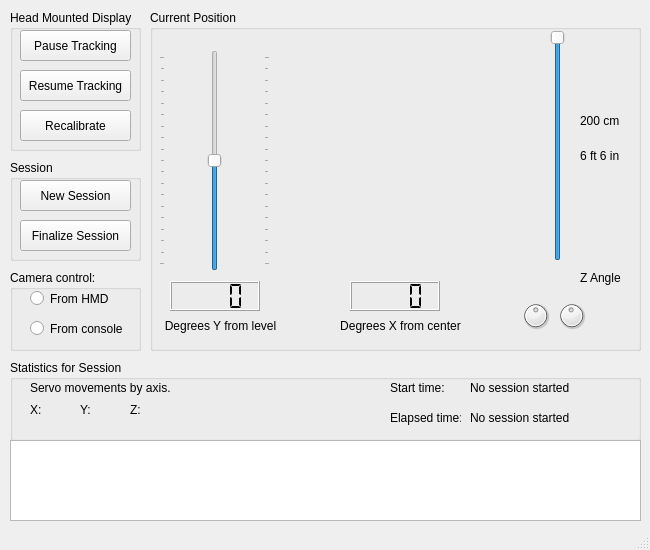
<?xml version="1.0" encoding="UTF-8"?>
<ui version="4.0">
 <author>Charles N. Burns</author>
 <class>MainWindow</class>
 <widget class="QMainWindow" name="MainWindow">
  <property name="geometry">
   <rect>
    <x>0</x>
    <y>0</y>
    <width>650</width>
    <height>550</height>
   </rect>
  </property>
  <property name="sizePolicy">
   <sizepolicy hsizetype="Preferred" vsizetype="Preferred">
    <horstretch>0</horstretch>
    <verstretch>0</verstretch>
   </sizepolicy>
  </property>
  <property name="windowTitle">
   <string>MainWindow</string>
  </property>
  <property name="iconSize">
   <size>
    <width>24</width>
    <height>24</height>
   </size>
  </property>
  <property name="documentMode">
   <bool>true</bool>
  </property>
  <widget class="QWidget" name="centralWidget">
   <widget class="QGroupBox" name="groupBoxCurrentPosition">
    <property name="geometry">
     <rect>
      <x>150</x>
      <y>10</y>
      <width>491</width>
      <height>341</height>
     </rect>
    </property>
    <property name="toolTip">
     <string>&lt;!DOCTYPE HTML PUBLIC &quot;-//W3C//DTD HTML 4.0//EN&quot; &quot;http://www.w3.org/TR/REC-html40/strict.dtd&quot;&gt;
&lt;html&gt;&lt;head&gt;&lt;meta name=&quot;qrichtext&quot; content=&quot;1&quot; /&gt;&lt;style type=&quot;text/css&quot;&gt;
p, li { white-space: pre-wrap; }
&lt;/style&gt;&lt;/head&gt;&lt;body style=&quot; font-family:'MS Shell Dlg 2'; font-size:8.25pt; font-weight:400; font-style:normal;&quot;&gt;
&lt;p style=&quot; margin-top:0px; margin-bottom:0px; margin-left:0px; margin-right:0px; -qt-block-indent:0; text-indent:0px;&quot;&gt;&lt;span style=&quot; font-weight:600;&quot;&gt;Current Position&lt;/span&gt;&lt;/p&gt;
&lt;p style=&quot;-qt-paragraph-type:empty; margin-top:0px; margin-bottom:0px; margin-left:0px; margin-right:0px; -qt-block-indent:0; text-indent:0px;&quot;&gt;&lt;/p&gt;
&lt;p style=&quot; margin-top:0px; margin-bottom:0px; margin-left:0px; margin-right:0px; -qt-block-indent:0; text-indent:0px;&quot;&gt;&lt;span style=&quot; font-style:italic; text-decoration: underline;&quot;&gt;In HMD Mode (see: Camera Control):&lt;/span&gt;&lt;/p&gt;
&lt;p style=&quot; margin-top:0px; margin-bottom:0px; margin-left:0px; margin-right:0px; -qt-block-indent:0; text-indent:0px;&quot;&gt;Displays the current position of the cameras.&lt;/p&gt;
&lt;p style=&quot;-qt-paragraph-type:empty; margin-top:0px; margin-bottom:0px; margin-left:0px; margin-right:0px; -qt-block-indent:0; text-indent:0px;&quot;&gt;&lt;/p&gt;
&lt;p style=&quot; margin-top:0px; margin-bottom:0px; margin-left:0px; margin-right:0px; -qt-block-indent:0; text-indent:0px;&quot;&gt;&lt;span style=&quot; font-style:italic; text-decoration: underline;&quot;&gt;In Console Mode &lt;/span&gt;&lt;span style=&quot; font-style:italic; text-decoration: underline;&quot;&gt;(see: Camera Control):&lt;/span&gt;&lt;/p&gt;
&lt;p style=&quot; margin-top:0px; margin-bottom:0px; margin-left:0px; margin-right:0px; -qt-block-indent:0; text-indent:0px;&quot;&gt;Provides three widgets to control the cameras.&lt;/p&gt;
&lt;p style=&quot;-qt-paragraph-type:empty; margin-top:0px; margin-bottom:0px; margin-left:0px; margin-right:0px; -qt-block-indent:0; text-indent:0px;&quot;&gt;&lt;/p&gt;
&lt;p style=&quot; margin-top:0px; margin-bottom:0px; margin-left:0px; margin-right:0px; -qt-block-indent:0; text-indent:0px;&quot;&gt;The &lt;span style=&quot; font-style:italic;&quot;&gt;first widget&lt;/span&gt; (left) corresponds to the Y position (up/down).&lt;/p&gt;
&lt;p style=&quot; margin-top:0px; margin-bottom:0px; margin-left:0px; margin-right:0px; -qt-block-indent:0; text-indent:0px;&quot;&gt;The &lt;span style=&quot; font-style:italic;&quot;&gt;second widget&lt;/span&gt; (center) corresponds to the X position (left/right)&lt;/p&gt;
&lt;p style=&quot; margin-top:0px; margin-bottom:0px; margin-left:0px; margin-right:0px; -qt-block-indent:0; text-indent:0px;&quot;&gt;The &lt;span style=&quot; font-style:italic;&quot;&gt;third widget&lt;/span&gt; (center) corresponds to the Z position (estimated distance between the camera system and the object it is to observe).&lt;/p&gt;
&lt;p style=&quot; margin-top:0px; margin-bottom:0px; margin-left:0px; margin-right:0px; -qt-block-indent:0; text-indent:0px;&quot;&gt;The Z position is not automatically detected in the current version of the camera system, so must be estimated and set by the user using the provided slider tool.&lt;/p&gt;
&lt;p style=&quot; margin-top:0px; margin-bottom:0px; margin-left:0px; margin-right:0px; -qt-block-indent:0; text-indent:0px;&quot;&gt;The circular objects beneath the slider provide a visual estimation of the camera angle used for the distance value provided to the program.&lt;/p&gt;&lt;/body&gt;&lt;/html&gt;</string>
    </property>
    <property name="title">
     <string>Current Position</string>
    </property>
    <widget class="QSlider" name="yPositionSlider">
     <property name="geometry">
      <rect>
       <x>9</x>
       <y>40</y>
       <width>111</width>
       <height>221</height>
      </rect>
     </property>
     <property name="toolTip">
      <string/>
     </property>
     <property name="minimum">
      <number>-90000</number>
     </property>
     <property name="maximum">
      <number>90000</number>
     </property>
     <property name="singleStep">
      <number>100</number>
     </property>
     <property name="pageStep">
      <number>1000</number>
     </property>
     <property name="value">
      <number>0</number>
     </property>
     <property name="orientation">
      <enum>Qt::Vertical</enum>
     </property>
     <property name="tickPosition">
      <enum>QSlider::TicksBothSides</enum>
     </property>
     <property name="tickInterval">
      <number>10000</number>
     </property>
    </widget>
    <widget class="QLCDNumber" name="lcdXPosition">
     <property name="geometry">
      <rect>
       <x>200</x>
       <y>271</y>
       <width>90</width>
       <height>30</height>
      </rect>
     </property>
     <property name="toolTip">
      <string>&lt;!DOCTYPE HTML PUBLIC &quot;-//W3C//DTD HTML 4.0//EN&quot; &quot;http://www.w3.org/TR/REC-html40/strict.dtd&quot;&gt;
&lt;html&gt;&lt;head&gt;&lt;meta name=&quot;qrichtext&quot; content=&quot;1&quot; /&gt;&lt;style type=&quot;text/css&quot;&gt;
p, li { white-space: pre-wrap; }
&lt;/style&gt;&lt;/head&gt;&lt;body style=&quot; font-family:'MS Shell Dlg 2'; font-size:8.25pt; font-weight:400; font-style:normal;&quot;&gt;
&lt;p style=&quot; margin-top:0px; margin-bottom:0px; margin-left:0px; margin-right:0px; -qt-block-indent:0; text-indent:0px;&quot;&gt;&lt;span style=&quot; font-size:8pt;&quot;&gt;Degrees X (horizontal offset from zero)&lt;/span&gt;&lt;/p&gt;
&lt;p style=&quot; margin-top:0px; margin-bottom:0px; margin-left:0px; margin-right:0px; -qt-block-indent:0; text-indent:0px;&quot;&gt;&lt;span style=&quot; font-size:8pt;&quot;&gt;Positive values indicate the cameras are facing to the right.&lt;/span&gt;&lt;/p&gt;&lt;/body&gt;&lt;/html&gt;</string>
     </property>
     <property name="midLineWidth">
      <number>0</number>
     </property>
     <property name="smallDecimalPoint">
      <bool>false</bool>
     </property>
     <property name="numDigits">
      <number>4</number>
     </property>
     <property name="digitCount">
      <number>4</number>
     </property>
     <property name="segmentStyle">
      <enum>QLCDNumber::Flat</enum>
     </property>
     <property name="value" stdset="0">
      <double>0.000000000000000</double>
     </property>
     <property name="intValue" stdset="0">
      <number>0</number>
     </property>
    </widget>
    <widget class="QLCDNumber" name="lcdYPosition">
     <property name="geometry">
      <rect>
       <x>20</x>
       <y>271</y>
       <width>90</width>
       <height>30</height>
      </rect>
     </property>
     <property name="toolTip">
      <string>&lt;!DOCTYPE HTML PUBLIC &quot;-//W3C//DTD HTML 4.0//EN&quot; &quot;http://www.w3.org/TR/REC-html40/strict.dtd&quot;&gt;
&lt;html&gt;&lt;head&gt;&lt;meta name=&quot;qrichtext&quot; content=&quot;1&quot; /&gt;&lt;style type=&quot;text/css&quot;&gt;
p, li { white-space: pre-wrap; }
&lt;/style&gt;&lt;/head&gt;&lt;body style=&quot; font-family:'MS Shell Dlg 2'; font-size:8.25pt; font-weight:400; font-style:normal;&quot;&gt;
&lt;p style=&quot; margin-top:0px; margin-bottom:0px; margin-left:0px; margin-right:0px; -qt-block-indent:0; text-indent:0px;&quot;&gt;&lt;span style=&quot; font-size:8pt;&quot;&gt;Degrees Y (vertical offset from zero)&lt;/span&gt;&lt;/p&gt;
&lt;p style=&quot; margin-top:0px; margin-bottom:0px; margin-left:0px; margin-right:0px; -qt-block-indent:0; text-indent:0px;&quot;&gt;&lt;span style=&quot; font-size:8pt;&quot;&gt;Positive values indicate the cameras are facing up.&lt;/span&gt;&lt;/p&gt;&lt;/body&gt;&lt;/html&gt;</string>
     </property>
     <property name="smallDecimalPoint">
      <bool>false</bool>
     </property>
     <property name="numDigits">
      <number>4</number>
     </property>
     <property name="digitCount">
      <number>4</number>
     </property>
     <property name="segmentStyle">
      <enum>QLCDNumber::Flat</enum>
     </property>
     <property name="value" stdset="0">
      <double>0.000000000000000</double>
     </property>
     <property name="intValue" stdset="0">
      <number>0</number>
     </property>
    </widget>
    <widget class="RotationWidget" name="xPositionControl" native="true">
     <property name="geometry">
      <rect>
       <x>130</x>
       <y>30</y>
       <width>231</width>
       <height>231</height>
      </rect>
     </property>
     <property name="toolTip">
      <string/>
     </property>
    </widget>
    <widget class="QSlider" name="zPositionSlider">
     <property name="geometry">
      <rect>
       <x>382</x>
       <y>20</y>
       <width>51</width>
       <height>231</height>
      </rect>
     </property>
     <property name="sizeIncrement">
      <size>
       <width>0</width>
       <height>0</height>
      </size>
     </property>
     <property name="baseSize">
      <size>
       <width>0</width>
       <height>0</height>
      </size>
     </property>
     <property name="maximum">
      <number>200</number>
     </property>
     <property name="value">
      <number>200</number>
     </property>
     <property name="orientation">
      <enum>Qt::Vertical</enum>
     </property>
     <property name="invertedControls">
      <bool>false</bool>
     </property>
     <property name="tickPosition">
      <enum>QSlider::NoTicks</enum>
     </property>
     <property name="tickInterval">
      <number>50</number>
     </property>
    </widget>
    <widget class="QDial" name="zDialLeft">
     <property name="enabled">
      <bool>true</bool>
     </property>
     <property name="geometry">
      <rect>
       <x>370</x>
       <y>290</y>
       <width>31</width>
       <height>31</height>
      </rect>
     </property>
     <property name="maximum">
      <number>36000</number>
     </property>
     <property name="value">
      <number>18354</number>
     </property>
     <property name="tracking">
      <bool>false</bool>
     </property>
     <property name="wrapping">
      <bool>true</bool>
     </property>
     <property name="notchTarget">
      <double>36.000000000000000</double>
     </property>
     <property name="notchesVisible">
      <bool>false</bool>
     </property>
    </widget>
    <widget class="QDial" name="zDialRight">
     <property name="geometry">
      <rect>
       <x>406</x>
       <y>290</y>
       <width>31</width>
       <height>31</height>
      </rect>
     </property>
     <property name="toolTip">
      <string/>
     </property>
     <property name="maximum">
      <number>36000</number>
     </property>
     <property name="value">
      <number>17646</number>
     </property>
     <property name="tracking">
      <bool>false</bool>
     </property>
     <property name="wrapping">
      <bool>true</bool>
     </property>
     <property name="notchTarget">
      <double>36.000000000000000</double>
     </property>
     <property name="notchesVisible">
      <bool>false</bool>
     </property>
    </widget>
    <widget class="QLabel" name="zLabelCentimeters">
     <property name="geometry">
      <rect>
       <x>430</x>
       <y>95</y>
       <width>61</width>
       <height>31</height>
      </rect>
     </property>
     <property name="text">
      <string>200 cm</string>
     </property>
    </widget>
    <widget class="QLabel" name="zLabelFeetInches">
     <property name="geometry">
      <rect>
       <x>430</x>
       <y>130</y>
       <width>61</width>
       <height>31</height>
      </rect>
     </property>
     <property name="text">
      <string>6 ft 6 in</string>
     </property>
    </widget>
    <widget class="QLabel" name="labelY">
     <property name="geometry">
      <rect>
       <x>10</x>
       <y>300</y>
       <width>121</width>
       <height>31</height>
      </rect>
     </property>
     <property name="text">
      <string>Degrees Y from level</string>
     </property>
     <property name="alignment">
      <set>Qt::AlignCenter</set>
     </property>
    </widget>
    <widget class="QLabel" name="labelX">
     <property name="geometry">
      <rect>
       <x>190</x>
       <y>300</y>
       <width>121</width>
       <height>31</height>
      </rect>
     </property>
     <property name="text">
      <string>Degrees X from center</string>
     </property>
     <property name="alignment">
      <set>Qt::AlignCenter</set>
     </property>
    </widget>
    <widget class="QLabel" name="labelZ">
     <property name="geometry">
      <rect>
       <x>430</x>
       <y>260</y>
       <width>51</width>
       <height>16</height>
      </rect>
     </property>
     <property name="text">
      <string>Z Angle</string>
     </property>
    </widget>
   </widget>
   <widget class="QGroupBox" name="groupBoxHeadMountedDisplay">
    <property name="geometry">
     <rect>
      <x>10</x>
      <y>10</y>
      <width>131</width>
      <height>141</height>
     </rect>
    </property>
    <property name="toolTip">
     <string>&lt;!DOCTYPE HTML PUBLIC &quot;-//W3C//DTD HTML 4.0//EN&quot; &quot;http://www.w3.org/TR/REC-html40/strict.dtd&quot;&gt;
&lt;html&gt;&lt;head&gt;&lt;meta name=&quot;qrichtext&quot; content=&quot;1&quot; /&gt;&lt;style type=&quot;text/css&quot;&gt;
p, li { white-space: pre-wrap; }
&lt;/style&gt;&lt;/head&gt;&lt;body style=&quot; font-family:'MS Shell Dlg 2'; font-size:8.25pt; font-weight:400; font-style:normal;&quot;&gt;
&lt;p style=&quot; margin-top:0px; margin-bottom:0px; margin-left:0px; margin-right:0px; -qt-block-indent:0; text-indent:0px;&quot;&gt;&lt;span style=&quot; font-size:8pt; font-weight:600;&quot;&gt;Head Mounted Display&lt;/span&gt;&lt;/p&gt;
&lt;p style=&quot;-qt-paragraph-type:empty; margin-top:0px; margin-bottom:0px; margin-left:0px; margin-right:0px; -qt-block-indent:0; text-indent:0px; font-size:8pt;&quot;&gt;&lt;/p&gt;
&lt;p style=&quot; margin-top:0px; margin-bottom:0px; margin-left:0px; margin-right:0px; -qt-block-indent:0; text-indent:0px;&quot;&gt;&lt;span style=&quot; font-size:8pt; text-decoration: underline;&quot;&gt;Pause tracking&lt;/span&gt;&lt;span style=&quot; font-size:8pt;&quot;&gt;: Pauses tracking during an active session. This can be used to go on a break or otherwise temporarely stop controlling the camera system without finalizing the current session. The session timer does not stop, but the pause itself is timed.&lt;/span&gt;&lt;/p&gt;
&lt;p style=&quot;-qt-paragraph-type:empty; margin-top:0px; margin-bottom:0px; margin-left:0px; margin-right:0px; -qt-block-indent:0; text-indent:0px; font-size:8pt;&quot;&gt;&lt;/p&gt;
&lt;p style=&quot; margin-top:0px; margin-bottom:0px; margin-left:0px; margin-right:0px; -qt-block-indent:0; text-indent:0px;&quot;&gt;&lt;span style=&quot; font-size:8pt; text-decoration: underline;&quot;&gt;Resume Tracking&lt;/span&gt;&lt;span style=&quot; font-size:8pt;&quot;&gt;: Unpauses a paused session.&lt;/span&gt;&lt;/p&gt;
&lt;p style=&quot;-qt-paragraph-type:empty; margin-top:0px; margin-bottom:0px; margin-left:0px; margin-right:0px; -qt-block-indent:0; text-indent:0px; font-size:8pt;&quot;&gt;&lt;/p&gt;
&lt;p style=&quot; margin-top:0px; margin-bottom:0px; margin-left:0px; margin-right:0px; -qt-block-indent:0; text-indent:0px;&quot;&gt;&lt;span style=&quot; font-size:8pt; text-decoration: underline;&quot;&gt;Recalibrate&lt;/span&gt;&lt;span style=&quot; font-size:8pt;&quot;&gt;: Centers all cameras, sets controls to default, and sets the current direction of the HMD to center.&lt;/span&gt;&lt;/p&gt;
&lt;p style=&quot; margin-top:0px; margin-bottom:0px; margin-left:0px; margin-right:0px; -qt-block-indent:0; text-indent:0px;&quot;&gt;&lt;span style=&quot; font-size:8pt;&quot;&gt;This is only available before a session is created or when the current session is paused.&lt;/span&gt;&lt;/p&gt;
&lt;p style=&quot; margin-top:0px; margin-bottom:0px; margin-left:0px; margin-right:0px; -qt-block-indent:0; text-indent:0px;&quot;&gt;&lt;span style=&quot; font-size:8pt;&quot;&gt;The HMD should be directly facing the tracking camera for recalibration, because the direction it faces is considered the &amp;quot;zero&amp;quot; position.&lt;/span&gt;&lt;/p&gt;&lt;/body&gt;&lt;/html&gt;</string>
    </property>
    <property name="title">
     <string>Head Mounted Display</string>
    </property>
    <widget class="QPushButton" name="btnCalibrate">
     <property name="geometry">
      <rect>
       <x>10</x>
       <y>100</y>
       <width>111</width>
       <height>31</height>
      </rect>
     </property>
     <property name="toolTip">
      <string/>
     </property>
     <property name="text">
      <string>Recalibrate</string>
     </property>
    </widget>
    <widget class="QPushButton" name="btnPauseTracking">
     <property name="geometry">
      <rect>
       <x>10</x>
       <y>20</y>
       <width>111</width>
       <height>31</height>
      </rect>
     </property>
     <property name="toolTip">
      <string/>
     </property>
     <property name="text">
      <string>Pause Tracking</string>
     </property>
    </widget>
    <widget class="QPushButton" name="btnResumeTracking">
     <property name="geometry">
      <rect>
       <x>10</x>
       <y>60</y>
       <width>111</width>
       <height>31</height>
      </rect>
     </property>
     <property name="toolTip">
      <string/>
     </property>
     <property name="text">
      <string>Resume Tracking</string>
     </property>
    </widget>
   </widget>
   <widget class="QGroupBox" name="groupBoxSession">
    <property name="geometry">
     <rect>
      <x>10</x>
      <y>160</y>
      <width>131</width>
      <height>101</height>
     </rect>
    </property>
    <property name="toolTip">
     <string>&lt;!DOCTYPE HTML PUBLIC &quot;-//W3C//DTD HTML 4.0//EN&quot; &quot;http://www.w3.org/TR/REC-html40/strict.dtd&quot;&gt;
&lt;html&gt;&lt;head&gt;&lt;meta name=&quot;qrichtext&quot; content=&quot;1&quot; /&gt;&lt;style type=&quot;text/css&quot;&gt;
p, li { white-space: pre-wrap; }
&lt;/style&gt;&lt;/head&gt;&lt;body style=&quot; font-family:'MS Shell Dlg 2'; font-size:8.25pt; font-weight:400; font-style:normal;&quot;&gt;
&lt;p style=&quot; margin-top:0px; margin-bottom:0px; margin-left:0px; margin-right:0px; -qt-block-indent:0; text-indent:0px;&quot;&gt;&lt;span style=&quot; font-size:8pt; font-weight:600;&quot;&gt;Session&lt;/span&gt;&lt;/p&gt;
&lt;p style=&quot; margin-top:0px; margin-bottom:0px; margin-left:0px; margin-right:0px; -qt-block-indent:0; text-indent:0px;&quot;&gt;&lt;span style=&quot; font-size:8pt; text-decoration: underline;&quot;&gt;New Session&lt;/span&gt;&lt;span style=&quot; font-size:8pt;&quot;&gt;: Begin a new session. This session will be logged separately from all other sessions. This should be done at the beginning of the day or when the system user changes.&lt;/span&gt;&lt;/p&gt;
&lt;p style=&quot;-qt-paragraph-type:empty; margin-top:0px; margin-bottom:0px; margin-left:0px; margin-right:0px; -qt-block-indent:0; text-indent:0px; font-size:8pt;&quot;&gt;&lt;/p&gt;
&lt;p style=&quot; margin-top:0px; margin-bottom:0px; margin-left:0px; margin-right:0px; -qt-block-indent:0; text-indent:0px;&quot;&gt;&lt;span style=&quot; font-size:8pt; text-decoration: underline;&quot;&gt;Finalize Session&lt;/span&gt;&lt;span style=&quot; font-size:8pt;&quot;&gt;: End the current session. This is only available during an active session (after a new session has been created). This should only be done at the end of the work day or when the user changes.&lt;/span&gt;&lt;/p&gt;&lt;/body&gt;&lt;/html&gt;</string>
    </property>
    <property name="title">
     <string>Session</string>
    </property>
    <widget class="QPushButton" name="btnNewSession">
     <property name="geometry">
      <rect>
       <x>10</x>
       <y>20</y>
       <width>111</width>
       <height>31</height>
      </rect>
     </property>
     <property name="toolTip">
      <string/>
     </property>
     <property name="text">
      <string>New Session</string>
     </property>
    </widget>
    <widget class="QPushButton" name="btnFinalizeSession">
     <property name="geometry">
      <rect>
       <x>10</x>
       <y>60</y>
       <width>111</width>
       <height>31</height>
      </rect>
     </property>
     <property name="toolTip">
      <string/>
     </property>
     <property name="text">
      <string>Finalize Session</string>
     </property>
    </widget>
   </widget>
   <widget class="QGroupBox" name="groupBoxStatistics">
    <property name="geometry">
     <rect>
      <x>10</x>
      <y>360</y>
      <width>631</width>
      <height>81</height>
     </rect>
    </property>
    <property name="title">
     <string>Statistics for Session</string>
    </property>
    <widget class="QLabel" name="L3">
     <property name="geometry">
      <rect>
       <x>380</x>
       <y>20</y>
       <width>71</width>
       <height>16</height>
      </rect>
     </property>
     <property name="text">
      <string>Start time:</string>
     </property>
     <property name="textFormat">
      <enum>Qt::PlainText</enum>
     </property>
    </widget>
    <widget class="QLabel" name="L4">
     <property name="geometry">
      <rect>
       <x>380</x>
       <y>50</y>
       <width>71</width>
       <height>16</height>
      </rect>
     </property>
     <property name="text">
      <string>Elapsed time:</string>
     </property>
     <property name="textFormat">
      <enum>Qt::PlainText</enum>
     </property>
    </widget>
    <widget class="QLabel" name="labelServoMovements">
     <property name="geometry">
      <rect>
       <x>20</x>
       <y>20</y>
       <width>151</width>
       <height>16</height>
      </rect>
     </property>
     <property name="text">
      <string>Servo movements by axis.</string>
     </property>
     <property name="textFormat">
      <enum>Qt::PlainText</enum>
     </property>
    </widget>
    <widget class="QLabel" name="labelXLogs">
     <property name="geometry">
      <rect>
       <x>20</x>
       <y>40</y>
       <width>42</width>
       <height>20</height>
      </rect>
     </property>
     <property name="text">
      <string>X: </string>
     </property>
     <property name="textFormat">
      <enum>Qt::PlainText</enum>
     </property>
    </widget>
    <widget class="QLabel" name="labelYLogs">
     <property name="geometry">
      <rect>
       <x>70</x>
       <y>40</y>
       <width>42</width>
       <height>20</height>
      </rect>
     </property>
     <property name="text">
      <string>Y: </string>
     </property>
     <property name="textFormat">
      <enum>Qt::PlainText</enum>
     </property>
    </widget>
    <widget class="QLabel" name="lblStartTime">
     <property name="geometry">
      <rect>
       <x>460</x>
       <y>20</y>
       <width>161</width>
       <height>16</height>
      </rect>
     </property>
     <property name="text">
      <string>No session started</string>
     </property>
     <property name="textFormat">
      <enum>Qt::PlainText</enum>
     </property>
    </widget>
    <widget class="QLabel" name="lblElapsedTime">
     <property name="geometry">
      <rect>
       <x>460</x>
       <y>50</y>
       <width>161</width>
       <height>16</height>
      </rect>
     </property>
     <property name="text">
      <string>No session started</string>
     </property>
     <property name="textFormat">
      <enum>Qt::PlainText</enum>
     </property>
    </widget>
    <widget class="QLabel" name="labelZLogs">
     <property name="geometry">
      <rect>
       <x>120</x>
       <y>40</y>
       <width>42</width>
       <height>20</height>
      </rect>
     </property>
     <property name="text">
      <string>Z: </string>
     </property>
    </widget>
   </widget>
   <widget class="QPlainTextEdit" name="sessionLog">
    <property name="geometry">
     <rect>
      <x>10</x>
      <y>440</y>
      <width>631</width>
      <height>81</height>
     </rect>
    </property>
    <property name="readOnly">
     <bool>true</bool>
    </property>
    <property name="plainText">
     <string notr="true"/>
    </property>
    <property name="maximumBlockCount">
     <number>10000</number>
    </property>
   </widget>
   <widget class="QGroupBox" name="groupBox">
    <property name="geometry">
     <rect>
      <x>10</x>
      <y>270</y>
      <width>131</width>
      <height>81</height>
     </rect>
    </property>
    <property name="toolTip">
     <string>&lt;!DOCTYPE HTML PUBLIC &quot;-//W3C//DTD HTML 4.0//EN&quot; &quot;http://www.w3.org/TR/REC-html40/strict.dtd&quot;&gt;
&lt;html&gt;&lt;head&gt;&lt;meta name=&quot;qrichtext&quot; content=&quot;1&quot; /&gt;&lt;style type=&quot;text/css&quot;&gt;
p, li { white-space: pre-wrap; }
&lt;/style&gt;&lt;/head&gt;&lt;body style=&quot; font-family:'MS Shell Dlg 2'; font-size:8.25pt; font-weight:400; font-style:normal;&quot;&gt;
&lt;p style=&quot; margin-top:0px; margin-bottom:0px; margin-left:0px; margin-right:0px; -qt-block-indent:0; text-indent:0px;&quot;&gt;&lt;span style=&quot; font-weight:600;&quot;&gt;Camera control&lt;/span&gt;&lt;/p&gt;
&lt;p style=&quot; margin-top:0px; margin-bottom:0px; margin-left:0px; margin-right:0px; -qt-block-indent:0; text-indent:0px;&quot;&gt;&lt;span style=&quot; text-decoration: underline;&quot;&gt;From HMD&lt;/span&gt;: Control the camera system's movement from the user's HMD (Head Mounted Display). This option ignores input from the console (this program). Input for z-axis is still accepted, because this can not be adjusted from the HMD.&lt;/p&gt;
&lt;p style=&quot;-qt-paragraph-type:empty; margin-top:0px; margin-bottom:0px; margin-left:0px; margin-right:0px; -qt-block-indent:0; text-indent:0px;&quot;&gt;&lt;/p&gt;
&lt;p style=&quot; margin-top:0px; margin-bottom:0px; margin-left:0px; margin-right:0px; -qt-block-indent:0; text-indent:0px;&quot;&gt;&lt;span style=&quot; text-decoration: underline;&quot;&gt;From console&lt;/span&gt;: Control the camera system entirely from the console (this program). This will ignore all movement from the HMD (Head Mounted Display). HMD may need to be recalibrated after this option is used.&lt;/p&gt;
&lt;p style=&quot;-qt-paragraph-type:empty; margin-top:0px; margin-bottom:0px; margin-left:0px; margin-right:0px; -qt-block-indent:0; text-indent:0px;&quot;&gt;&lt;/p&gt;&lt;/body&gt;&lt;/html&gt;</string>
    </property>
    <property name="title">
     <string>Camera control:</string>
    </property>
    <widget class="QRadioButton" name="radioButton_fromHMD">
     <property name="geometry">
      <rect>
       <x>20</x>
       <y>20</y>
       <width>101</width>
       <height>17</height>
      </rect>
     </property>
     <property name="text">
      <string>From HMD</string>
     </property>
     <property name="iconSize">
      <size>
       <width>16</width>
       <height>16</height>
      </size>
     </property>
    </widget>
    <widget class="QRadioButton" name="radioButton_fromConsole">
     <property name="geometry">
      <rect>
       <x>20</x>
       <y>50</y>
       <width>101</width>
       <height>17</height>
      </rect>
     </property>
     <property name="text">
      <string>From console</string>
     </property>
    </widget>
   </widget>
  </widget>
  <widget class="QStatusBar" name="statusBar"/>
 </widget>
 <layoutdefault spacing="6" margin="11"/>
 <customwidgets>
  <customwidget>
   <class>RotationWidget</class>
   <extends>QWidget</extends>
   <header>rotationwidget.h</header>
   <container>1</container>
  </customwidget>
 </customwidgets>
 <resources/>
 <connections/>
</ui>
